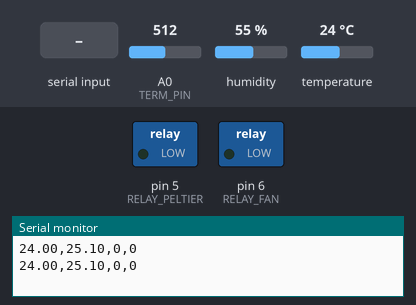
Recording of a sketch running on a simulated Arduino Uno, built with avr-gcc and run on an emulated ATmega328P. On the bench: switched loads named in the sketch (green lamp = pin HIGH), the last lines printed to the serial monitor. Inputs (shaded band) come from the test bench; at power-on: A0 (TERM_PIN) = 512, humidity 55 %, temperature 24 °C.

Above: at 1.2 s.
1.3 s: "FAN_ON\n" received over Serial
At 2.5 s:
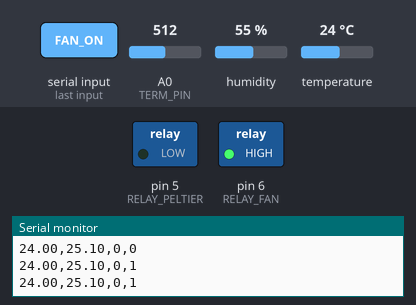
2.8 s: "FAN_OFF\n" received over Serial
At 3.8 s:
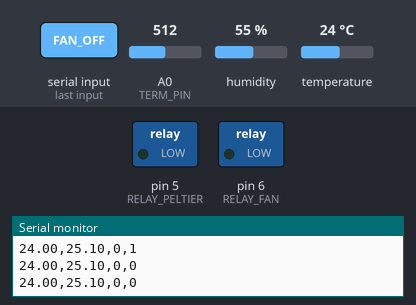
4.3 s: "FAN_ON90\n" received over Serial
At 5.0 s:
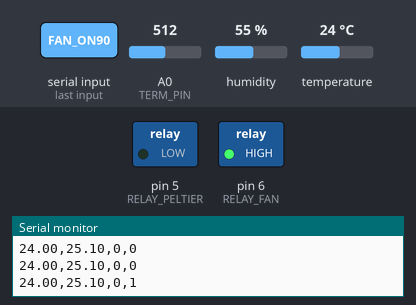
Timing chart, 0 to 7.3 s (numbered marks = the images above; inputs shaded):
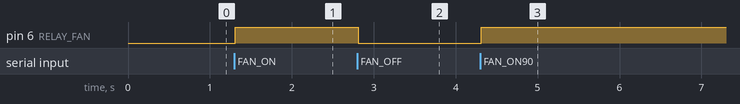

The sketch:

hysteresis.ino
```cpp
#include <DHT.h>

#define DHTPIN 4
#define DHTTYPE DHT11
DHT dht(DHTPIN, DHTTYPE);

#define TERM_PIN A0
#define RELAY_PELTIER 5
#define RELAY_FAN 6

float Tamb = 0;
float Tsup = 0;
float consigna = 0;
float dT1 = 0;
float dT2 = 0;

bool peltierON = false;
bool fanON = false; // control manual desde Processing

unsigned long lastSerial = 0;

void setup() {
  Serial.begin(9600);
  dht.begin();

  pinMode(RELAY_PELTIER, OUTPUT);
  pinMode(RELAY_FAN, OUTPUT);

  digitalWrite(RELAY_PELTIER, LOW);
  digitalWrite(RELAY_FAN, LOW);
}

void loop() {
  Tamb = dht.readTemperature();
  Tsup = leerTermistor();

  // Histéresis Peltier (solo si consigna >0)
  if(consigna>0){
    if (peltierON) {
      if (Tsup <= consigna - dT2) peltierON = false;
      else if (Tsup >= consigna + dT1) peltierON = true;
    } else {
      if (Tsup >= consigna + dT1) peltierON = true;
    }
  }

  digitalWrite(RELAY_PELTIER, peltierON ? HIGH : LOW);
  digitalWrite(RELAY_FAN, fanON ? HIGH : LOW);

  // Enviar datos cada 500 ms
  if (millis() - lastSerial > 500) {
    lastSerial = millis();
    Serial.print(Tamb,2); Serial.print(",");
    Serial.print(Tsup,2); Serial.print(",");
    Serial.print(peltierON?"1":"0"); Serial.print(",");
    Serial.println(fanON?"1":"0");
  }

  // Comandos desde Processing
  if (Serial.available() > 0) {
    String cmd = Serial.readStringUntil('\n');
    cmd.trim();
    if (cmd.startsWith("SET")) {
      int idx1 = cmd.indexOf(',');
      int idx2 = cmd.indexOf(',', idx1 + 1);
      int idx3 = cmd.indexOf(',', idx2 + 1);
      if (idx1>0 && idx2>0 && idx3>0){
        consigna = cmd.substring(idx1+1, idx2).toFloat();
        dT1 = cmd.substring(idx2+1, idx3).toFloat();
        dT2 = cmd.substring(idx3+1).toFloat();
        peltierON = true; // activar Peltier al iniciar ensayo
      }
    } else if (cmd.startsWith("FAN_ON")) fanON = true;
    else if (cmd.startsWith("FAN_OFF")) fanON = false;
  }
}

// Función termistor ajustada
float leerTermistor() {
  int val = analogRead(TERM_PIN);
  float V = (val * 5.0) / 1023.0;
  // Polinomio ajustado para valores razonables
  return 0.3754*V*V*V*V - 2.1424*V*V*V + 2.8994*V*V + 23.355*V - 32.646;
}
```

Measured:
- after the input at 1.3 s, pin 6 (RELAY_FAN): LOW → HIGH at once
- after the input at 2.8 s, pin 6 (RELAY_FAN): HIGH → LOW at once
- after the input at 4.3 s, pin 6 (RELAY_FAN): LOW → HIGH at once
